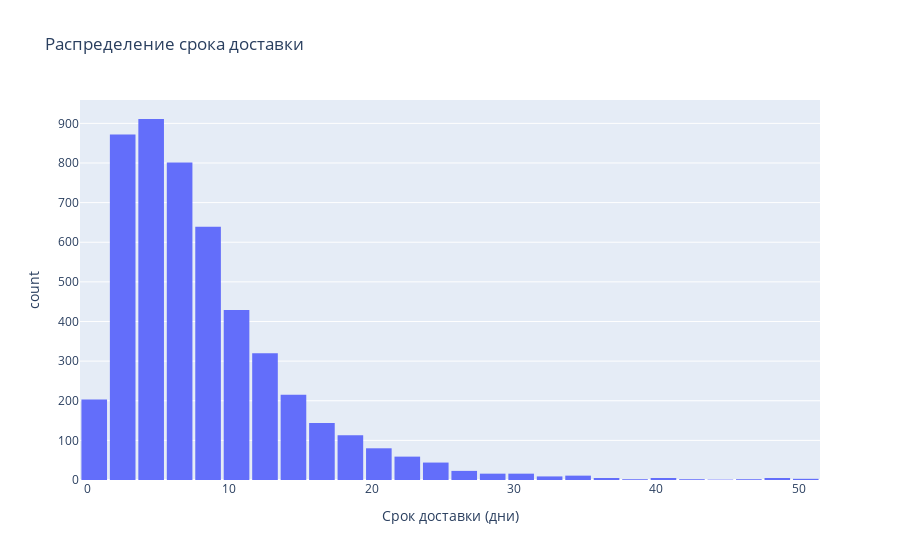

Write notebook code for a chart like this one.
### Markdown cell above
## График 1. Гистограмма распределения целевой переменной

### Code cell
hist_fig = px.histogram(
    data, 
    x='Срок доставки факт', 
    nbins=30, 
    title='Распределение срока доставки',
    labels={'Срок доставки факт': 'Срок доставки (дни)'}
)

hist_fig.update_layout(bargap=0.1)
hist_fig.show()

### Figure 1 — Plotly figure (JSON) as saved in the notebook; plotly's stock layout.template omitted (floating-point values rounded to 4 significant figures; data arrays with more than 128 entries replaced by an {"elided": "..."} marker saying what was removed)
{"data": [{"bingroup": "x", "hovertemplate": "Срок доставки (дни)=%{x}<br>count=%{y}<extra></extra>", "legendgroup": "", "marker": {"color": "#636efa", "pattern": {"shape": ""}}, "name": "", "nbinsx": 30, "orientation": "v", "showlegend": false, "type": "histogram", "x": {"elided": "4930 float values"}, "xaxis": "x", "yaxis": "y"}], "layout": {"bargap": 0.1, "barmode": "relative", "legend": {"tracegroupgap": 0}, "title": {"text": "Распределение срока доставки"}, "xaxis": {"anchor": "y", "domain": [0, 1], "title": {"text": "Срок доставки (дни)"}}, "yaxis": {"anchor": "x", "domain": [0, 1], "title": {"text": "count"}}}}
